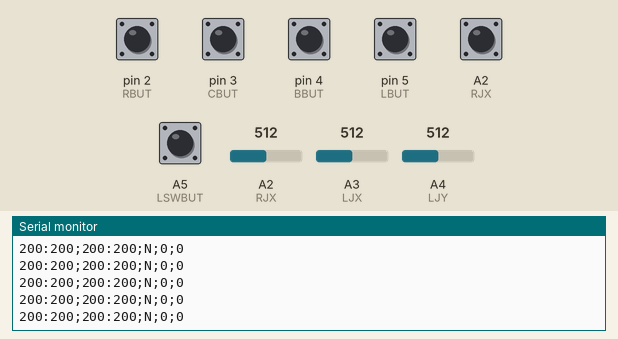
Recording of a sketch running on a simulated Arduino Uno, built with avr-gcc and run on an emulated ATmega328P. On the bench: the last lines printed to the serial monitor. Inputs (shaded band) come from the test bench; at power-on: A2 (RJX), A5 (LSWBUT), pin 2 (RBUT), pin 5 (LBUT) HIGH, pin 3 (CBUT), pin 4 (BBUT) LOW, A2 (RJX) = 512, A3 (LJX) = 512, A4 (LJY) = 512.

Above: at 1.2 s.
1.3 s: A2 (RJX) set to 716
At 2.1 s:
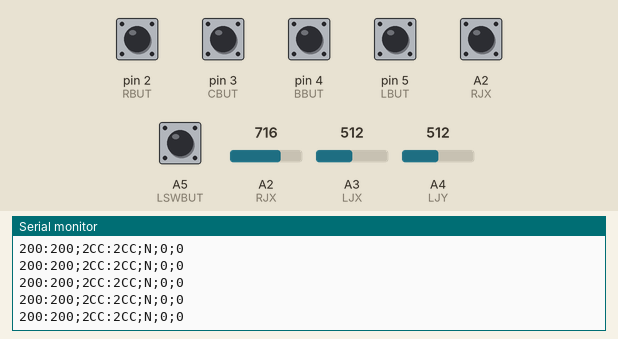
3.2 s: A3 (LJX) set to 122
At 3.9 s:
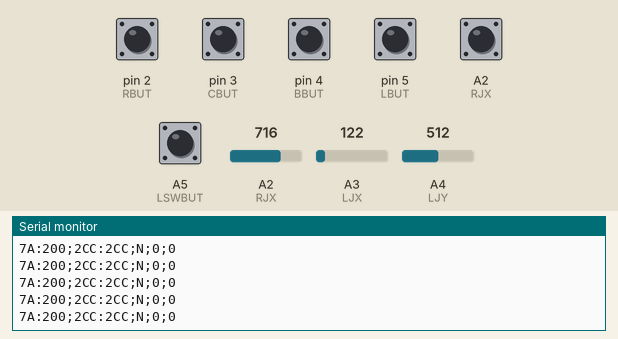

Measured:
- after the input at 1.3 s, the serial monitor: prints a new line at once (image 1)
- after the input at 3.2 s, the serial monitor: prints a new line at once (image 2)

The sketch:

avr-sketch.ino
```cpp
/* == data format ==
left_stick;right_stick;ABC;buttons;stick_buttons

>> left_stick X:Y
X - 00-FF
Y - 00-FF

>> right_stick X:Y
Аналогично X:Y

>> ABC int
Передаётся A, B или C

>> buttons int
l_but + r_but*2

>> stick_buttons
l_stck_but + r_stck_but*2

X:Y;X:Y;ABC;l_but + r_but*2;l_stck_but + r_stck_but*2
*/

#define LJX A3
#define LJY A4
#define RJX A2
#define RJY A2
#define LSWBUT A5
#define RSWBUT A2

#define ABUT 1
#define RBUT 2
#define CBUT 3
#define BBUT 4
#define LBUT 5

void setup() {
  Serial.begin(115200);
  pinMode(LSWBUT, INPUT_PULLUP);
  pinMode(RSWBUT, INPUT_PULLUP);

  pinMode(LBUT, INPUT_PULLUP);
  pinMode(RBUT, INPUT_PULLUP);

}

void loop() {
  char ABCresult = 'N';
  if (digitalRead(ABUT))
    ABCresult = 'A';
  else if (digitalRead(BBUT))
    ABCresult = 'B';
  else if (digitalRead(CBUT))
    ABCresult = 'C';

  char buffer [30];

  sprintf(buffer, "%X:%X;%X:%X;%c;%d;%d",
    analogRead(LJX),
    analogRead(LJY),
    analogRead(RJX),
    analogRead(RJY),
    ABCresult,
    !digitalRead(LBUT) + (!digitalRead(RBUT))*2,
    !digitalRead(LSWBUT) + (!digitalRead(RSWBUT))*2
  );
  Serial.println(buffer);
}
```
